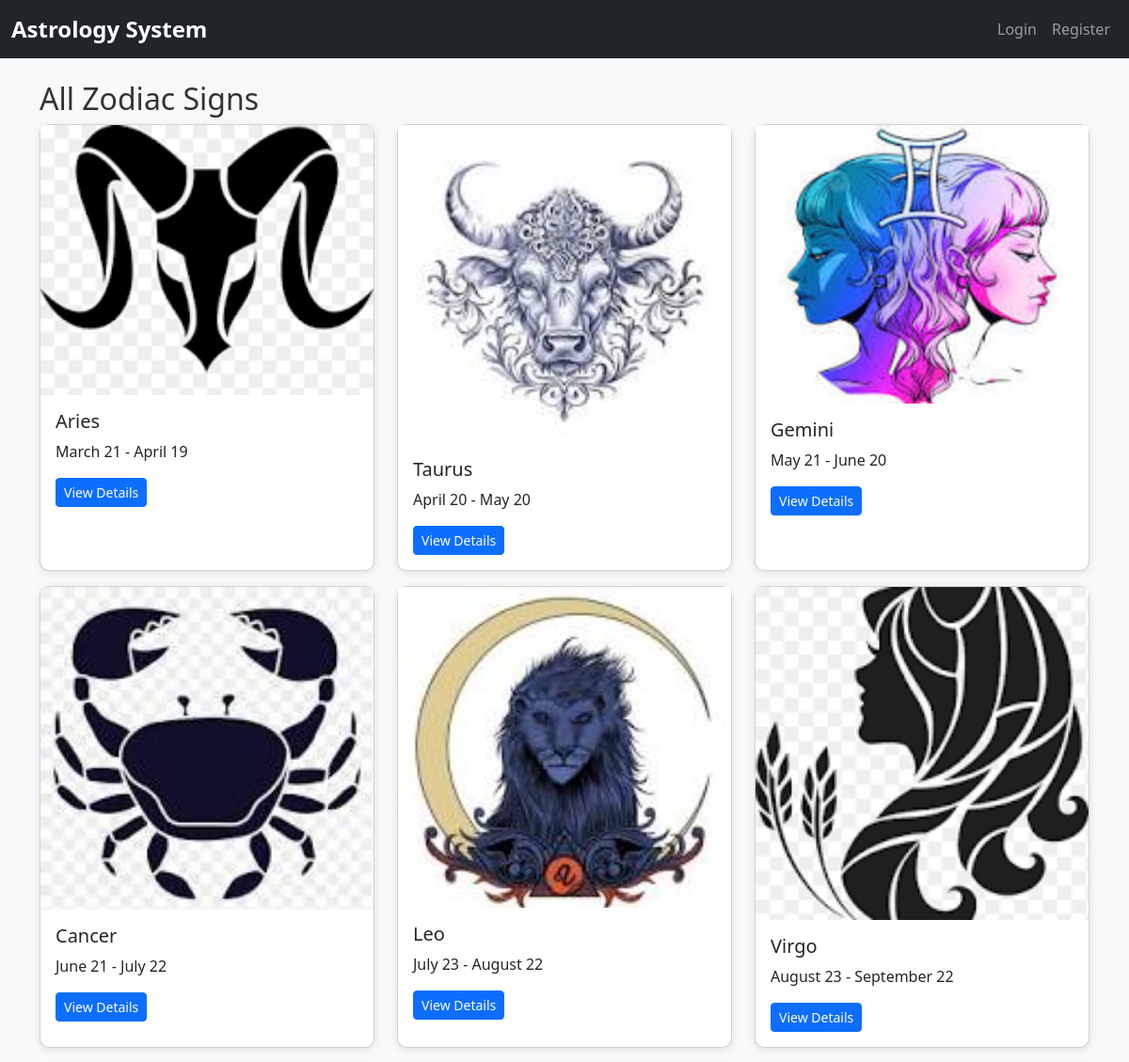
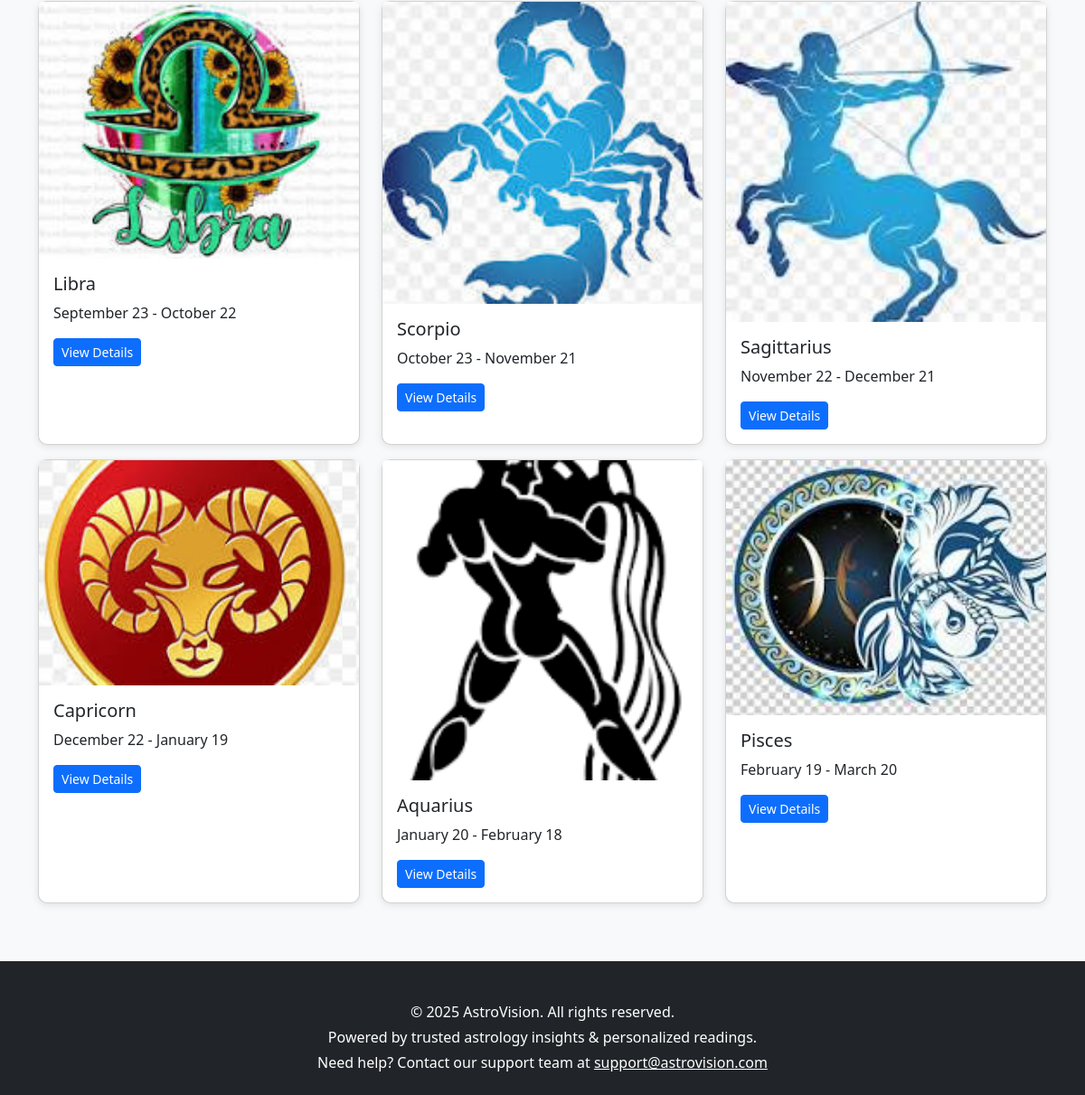
Screenshot of /zodiac/view_zodiac.php with the database file from the repository (2 pictures, top to bottom).
### tables this page shows
CREATE TABLE `zodiac_signs` (
  `id` int(11) NOT NULL,
  `name` varchar(50) NOT NULL,
  `date_range` varchar(50) NOT NULL,
  `element` varchar(50) DEFAULT NULL,
  `modality` varchar(50) DEFAULT NULL,
  `description` text DEFAULT NULL,
  `image` varchar(255) DEFAULT NULL,
  `created_at` datetime DEFAULT current_timestamp(),
  `updated_at` datetime DEFAULT current_timestamp() ON UPDATE current_timestamp()
);

### zodiac/view_zodiac.php (the view)
<?php
include '../includes/navbar.php';
require '../config/db.php';
$result = $conn->query("SELECT * FROM zodiac_signs ORDER BY id ASC");
?>
<div class="container mt-4">
    <h2>All Zodiac Signs</h2>
    <div class="row">
        <?php while ($zodiac = $result->fetch_assoc()): ?>
            <div class="col-md-4 mb-3">
                <div class="card h-100">
                    <img src="../assets/images/zodiac/<?= htmlspecialchars($zodiac['image']) ?>" class="card-img-top" alt="<?= htmlspecialchars($zodiac['name']) ?>">
                    <div class="card-body">
                        <h5 class="card-title"><?= htmlspecialchars($zodiac['name']) ?></h5>
                        <p class="card-text"><?= htmlspecialchars($zodiac['date_range']) ?></p>
                        <a href="zodiac_detail.php?id=<?= $zodiac['id'] ?>" class="btn btn-primary btn-sm">View Details</a>
                    </div>
                </div>
            </div>
        <?php endwhile; ?>
    </div>
</div>
<?php include '../includes/footer.php'; ?>

### includes/navbar.php (shortened to what this page needs)
<!DOCTYPE html>
<html lang="en">
<head>
    <link href="https://cdn.jsdelivr.net/npm/bootstrap@5.3.0/dist/css/bootstrap.min.css" rel="stylesheet">
    <link href="/assets/css/style.css" rel="stylesheet">
</head>
<body>
<nav class="navbar navbar-expand-lg navbar-dark bg-dark">
    <div class="container-fluid">
        <a class="navbar-brand" href="/index.php">Astrology System</a>
        <div class="collapse navbar-collapse" id="navbarNav">
            <ul class="navbar-nav ms-auto">
                <li class="nav-item">
                        <a class="nav-link" href="/astrology_management_system_php/auth/login.php">Login</a>
                    </li>
                    <li class="nav-item">
                        <a class="nav-link" href="/astrology_management_system_php/auth/register.php">Register</a>
                    </li>
            </ul>
        </div>
    </div>
</nav>

### includes/footer.php (shortened to what this page needs)
<footer class="bg-dark text-white text-center py-4 mt-5">
    <div class="container">
        <p class="mb-1">&copy; <?= date('Y') ?> AstroVision. All rights reserved.</p>
        <p class="mb-1">Powered by trusted astrology insights &amp; personalized readings.</p>
        <p class="mb-0">Need help? Contact our support team at <a href="mailto:support@astrovision.com" class="text-white text-decoration-underline">support@astrovision.com</a></p>
    </div>
</footer>
</body>
</html>

### assets/css/style.css (style rules this page uses)
body { font-family: 'Segoe UI', Tahoma, Geneva, Verdana, sans-serif; background-color: #f8f9fa; color: #333; }
.navbar-brand { font-weight: bold; font-size: 1.5rem; }
.container { margin-top: 20px; }
.card { border-radius: 10px; box-shadow: 0 2px 8px rgba(0,0,0,0.1); }

### rows the page displays
zodiac_signs: image (picture), name "Aries", date_range "March 21 - April 19"
zodiac_signs: image (picture), name "Taurus", date_range "April 20 - May 20"
zodiac_signs: image (picture), name "Gemini", date_range "May 21 - June 20"
zodiac_signs: image (picture), name "Cancer", date_range "June 21 - July 22"
zodiac_signs: image (picture), name "Leo", date_range "July 23 - August 22"
zodiac_signs: image (picture), name "Virgo", date_range "August 23 - September 22"
zodiac_signs: image (picture), name "Libra", date_range "September 23 - October 22"
zodiac_signs: image (picture), name "Scorpio", date_range "October 23 - November 21"
zodiac_signs: image (picture), name "Sagittarius", date_range "November 22 - December 21"
zodiac_signs: image (picture), name "Capricorn", date_range "December 22 - January 19"
zodiac_signs: image (picture), name "Aquarius", date_range "January 20 - February 18"
zodiac_signs: image (picture), name "Pisces", date_range "February 19 - March 20"
